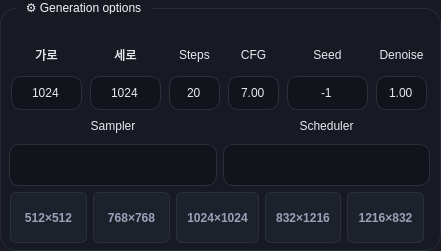
   <widget class="QGroupBox" name="generationPanel">
    <property name="geometry">
     <rect>
      <x>100</x>
      <y>830</y>
      <width>441</width>
      <height>251</height>
     </rect>
    </property>
    <property name="styleSheet">
     <string notr="true">QGroupBox {
    background-color: #171a23;
    border: 1px solid #262b3a;
    border-radius: 16px;
    margin-top: 8px;
    padding: 16px 20px 20px 20px;
}
QGroupBox::title {
    subcontrol-origin: margin;
    left: 16px;
    padding: 0 8px;
    background-color: #171a23;
    color: #f4f5f8;
    font-size: 20px;
    font-weight: 600;
}</string>
    </property>
    <property name="title">
     <string>⚙️ Generation options</string>
    </property>
    <widget class="QWidget" name="layoutWidget">
     <property name="geometry">
      <rect>
       <x>10</x>
       <y>192</y>
       <width>414</width>
       <height>51</height>
      </rect>
     </property>
     <layout class="QHBoxLayout" name="horizontalLayout_3">
      <item>
       <widget class="QPushButton" name="preset_512x512">
        <property name="sizePolicy">
         <sizepolicy hsizetype="Minimum" vsizetype="Expanding">
          <horstretch>0</horstretch>
          <verstretch>0</verstretch>
         </sizepolicy>
        </property>
        <property name="styleSheet">
         <string notr="true">QPushButton {
    background-color: #1d212c;
    border: 1px solid #2a2f3d;
    border-radius: 6px;
    padding: 4px 10px;
    font-size: 12px;
    font-weight: 500;
    color: #9aa2b8;
}
QPushButton:hover { background-color: #221e3d; border-color: #7c6cff; color: #f4f5f8; }</string>
        </property>
        <property name="text">
         <string>512×512</string>
        </property>
       </widget>
      </item>
      <item>
       <widget class="QPushButton" name="preset_768x768">
        <property name="sizePolicy">
         <sizepolicy hsizetype="Minimum" vsizetype="Expanding">
          <horstretch>0</horstretch>
          <verstretch>0</verstretch>
         </sizepolicy>
        </property>
        <property name="styleSheet">
         <string notr="true">QPushButton {
    background-color: #1d212c;
    border: 1px solid #2a2f3d;
    border-radius: 6px;
    padding: 4px 10px;
    font-size: 12px;
    font-weight: 500;
    color: #9aa2b8;
}
QPushButton:hover { background-color: #221e3d; border-color: #7c6cff; color: #f4f5f8; }</string>
        </property>
        <property name="text">
         <string>768×768</string>
        </property>
       </widget>
      </item>
      <item>
       <widget class="QPushButton" name="preset_1024x1024">
        <property name="sizePolicy">
         <sizepolicy hsizetype="Minimum" vsizetype="Expanding">
          <horstretch>0</horstretch>
          <verstretch>0</verstretch>
         </sizepolicy>
        </property>
        <property name="styleSheet">
         <string notr="true">QPushButton {
    background-color: #1d212c;
    border: 1px solid #2a2f3d;
    border-radius: 6px;
    padding: 4px 10px;
    font-size: 12px;
    font-weight: 500;
    color: #9aa2b8;
}
QPushButton:hover { background-color: #221e3d; border-color: #7c6cff; color: #f4f5f8; }</string>
        </property>
        <property name="text">
         <string>1024×1024</string>
        </property>
       </widget>
      </item>
      <item>
       <widget class="QPushButton" name="preset_832x1216">
        <property name="sizePolicy">
         <sizepolicy hsizetype="Minimum" vsizetype="Expanding">
          <horstretch>0</horstretch>
          <verstretch>0</verstretch>
         </sizepolicy>
        </property>
        <property name="styleSheet">
         <string notr="true">QPushButton {
    background-color: #1d212c;
    border: 1px solid #2a2f3d;
    border-radius: 6px;
    padding: 4px 10px;
    font-size: 12px;
    font-weight: 500;
    color: #9aa2b8;
}
QPushButton:hover { background-color: #221e3d; border-color: #7c6cff; color: #f4f5f8; }</string>
        </property>
        <property name="text">
         <string>832×1216</string>
        </property>
       </widget>
      </item>
      <item>
       <widget class="QPushButton" name="preset_1216x832">
        <property name="sizePolicy">
         <sizepolicy hsizetype="Minimum" vsizetype="Preferred">
          <horstretch>0</horstretch>
          <verstretch>0</verstretch>
         </sizepolicy>
        </property>
        <property name="styleSheet">
         <string notr="true">QPushButton {
    background-color: #1d212c;
    border: 1px solid #2a2f3d;
    border-radius: 6px;
    padding: 4px 10px;
    font-size: 12px;
    font-weight: 500;
    color: #9aa2b8;
}
QPushButton:hover { background-color: #221e3d; border-color: #7c6cff; color: #f4f5f8; }</string>
        </property>
        <property name="text">
         <string>1216×832</string>
        </property>
       </widget>
      </item>
     </layout>
    </widget>
    <widget class="QWidget" name="layoutWidget">
     <property name="geometry">
      <rect>
       <x>9</x>
       <y>40</y>
       <width>424</width>
       <height>70</height>
      </rect>
     </property>
     <layout class="QHBoxLayout" name="horizontalLayout_2">
      <property name="spacing">
       <number>6</number>
      </property>
      <item>
       <layout class="QVBoxLayout" name="verticalLayout_2">
        <item>
         <widget class="QLabel" name="widthLabel">
          <property name="styleSheet">
           <string notr="true">background-color: transparent;
color: #e8eaf0;</string>
          </property>
          <property name="text">
           <string>가로</string>
          </property>
          <property name="alignment">
           <set>Qt::AlignmentFlag::AlignCenter</set>
          </property>
         </widget>
        </item>
        <item>
         <widget class="QSpinBox" name="widthSpinBox">
          <property name="sizePolicy">
           <sizepolicy hsizetype="Fixed" vsizetype="Fixed">
            <horstretch>0</horstretch>
            <verstretch>0</verstretch>
           </sizepolicy>
          </property>
          <property name="maximumSize">
           <size>
            <width>71</width>
            <height>40</height>
           </size>
          </property>
          <property name="styleSheet">
           <string notr="true">QSpinBox, QDoubleSpinBox {
    background-color: #12141c;
    color: #e8eaf0;
    border: 1px solid #2a2f3d;
    border-radius: 10px;
    padding: 6px 10px;
    min-height: 20px;
}
QSpinBox:hover, QDoubleSpinBox:hover { border-color: #3d4356; }
QSpinBox:focus, QDoubleSpinBox:focus { border-color: #7c6cff; }
QSpinBox::up-button, QDoubleSpinBox::up-button,
QSpinBox::down-button, QDoubleSpinBox::down-button {
    width: 16px;
    border: none;
    background-color: transparent;
}
QSpinBox::up-arrow, QDoubleSpinBox::up-arrow {
    image: none; width: 0; height: 0;
    border-left: 4px solid transparent;
    border-right: 4px solid transparent;
    border-bottom: 5px solid #9aa2b8;
}
QSpinBox::down-arrow, QDoubleSpinBox::down-arrow {
    image: none; width: 0; height: 0;
    border-left: 4px solid transparent;
    border-right: 4px solid transparent;
    border-top: 5px solid #9aa2b8;
}</string>
          </property>
          <property name="alignment">
           <set>Qt::AlignmentFlag::AlignCenter</set>
          </property>
          <property name="buttonSymbols">
           <enum>QAbstractSpinBox::ButtonSymbols::NoButtons</enum>
          </property>
          <property name="minimum">
           <number>64</number>
          </property>
          <property name="maximum">
           <number>4096</number>
          </property>
          <property name="value">
           <number>1024</number>
          </property>
         </widget>
        </item>
       </layout>
      </item>
      <item>
       <layout class="QVBoxLayout" name="verticalLayout_4">
        <item>
         <widget class="QLabel" name="heightLabel">
          <property name="styleSheet">
           <string notr="true">background-color: transparent;
color: #e8eaf0;</string>
          </property>
          <property name="text">
           <string>세로</string>
          </property>
          <property name="alignment">
           <set>Qt::AlignmentFlag::AlignCenter</set>
          </property>
         </widget>
        </item>
        <item>
         <widget class="QSpinBox" name="heightSpinBox">
          <property name="sizePolicy">
           <sizepolicy hsizetype="Fixed" vsizetype="Fixed">
            <horstretch>0</horstretch>
            <verstretch>0</verstretch>
           </sizepolicy>
          </property>
          <property name="maximumSize">
           <size>
            <width>71</width>
            <height>40</height>
           </size>
          </property>
          <property name="styleSheet">
           <string notr="true">QSpinBox, QDoubleSpinBox {
    background-color: #12141c;
    color: #e8eaf0;
    border: 1px solid #2a2f3d;
    border-radius: 10px;
    padding: 6px 10px;
    min-height: 20px;
}
QSpinBox:hover, QDoubleSpinBox:hover { border-color: #3d4356; }
QSpinBox:focus, QDoubleSpinBox:focus { border-color: #7c6cff; }
QSpinBox::up-button, QDoubleSpinBox::up-button,
QSpinBox::down-button, QDoubleSpinBox::down-button {
    width: 16px;
    border: none;
    background-color: transparent;
}
QSpinBox::up-arrow, QDoubleSpinBox::up-arrow {
    image: none; width: 0; height: 0;
    border-left: 4px solid transparent;
    border-right: 4px solid transparent;
    border-bottom: 5px solid #9aa2b8;
}
QSpinBox::down-arrow, QDoubleSpinBox::down-arrow {
    image: none; width: 0; height: 0;
    border-left: 4px solid transparent;
    border-right: 4px solid transparent;
    border-top: 5px solid #9aa2b8;
}</string>
          </property>
          <property name="alignment">
           <set>Qt::AlignmentFlag::AlignCenter</set>
          </property>
          <property name="buttonSymbols">
           <enum>QAbstractSpinBox::ButtonSymbols::NoButtons</enum>
          </property>
          <property name="minimum">
           <number>64</number>
          </property>
          <property name="maximum">
           <number>4096</number>
          </property>
          <property name="value">
           <number>1024</number>
          </property>
         </widget>
        </item>
       </layout>
      </item>
      <item>
       <layout class="QVBoxLayout" name="verticalLayout_5">
        <item>
         <widget class="QLabel" name="stepsLabel">
          <property name="styleSheet">
           <string notr="true">background-color: transparent;
color: #e8eaf0;</string>
          </property>
          <property name="text">
           <string>Steps</string>
          </property>
          <property name="alignment">
           <set>Qt::AlignmentFlag::AlignCenter</set>
          </property>
         </widget>
        </item>
        <item>
         <widget class="QSpinBox" name="stepsSpinBox">
          <property name="sizePolicy">
           <sizepolicy hsizetype="Fixed" vsizetype="Fixed">
            <horstretch>0</horstretch>
            <verstretch>0</verstretch>
           </sizepolicy>
          </property>
          <property name="maximumSize">
           <size>
            <width>51</width>
            <height>40</height>
           </size>
          </property>
          <property name="styleSheet">
           <string notr="true">QSpinBox, QDoubleSpinBox {
    background-color: #12141c;
    color: #e8eaf0;
    border: 1px solid #2a2f3d;
    border-radius: 10px;
    padding: 6px 10px;
    min-height: 20px;
}
QSpinBox:hover, QDoubleSpinBox:hover { border-color: #3d4356; }
QSpinBox:focus, QDoubleSpinBox:focus { border-color: #7c6cff; }
QSpinBox::up-button, QDoubleSpinBox::up-button,
QSpinBox::down-button, QDoubleSpinBox::down-button {
    width: 16px;
    border: none;
    background-color: transparent;
}
QSpinBox::up-arrow, QDoubleSpinBox::up-arrow {
    image: none; width: 0; height: 0;
    border-left: 4px solid transparent;
    border-right: 4px solid transparent;
    border-bottom: 5px solid #9aa2b8;
}
QSpinBox::down-arrow, QDoubleSpinBox::down-arrow {
    image: none; width: 0; height: 0;
    border-left: 4px solid transparent;
    border-right: 4px solid transparent;
    border-top: 5px solid #9aa2b8;
}</string>
          </property>
          <property name="alignment">
           <set>Qt::AlignmentFlag::AlignCenter</set>
          </property>
          <property name="buttonSymbols">
           <enum>QAbstractSpinBox::ButtonSymbols::NoButtons</enum>
          </property>
          <property name="minimum">
           <number>1</number>
          </property>
          <property name="maximum">
           <number>200</number>
          </property>
          <property name="value">
           <number>20</number>
          </property>
         </widget>
        </item>
       </layout>
      </item>
      <item>
       <layout class="QVBoxLayout" name="verticalLayout_6">
        <item>
         <widget class="QLabel" name="cfgLabel">
          <property name="styleSheet">
           <string notr="true">background-color: transparent;
color: #e8eaf0;</string>
          </property>
          <property name="text">
           <string>CFG</string>
          </property>
          <property name="alignment">
           <set>Qt::AlignmentFlag::AlignCenter</set>
          </property>
         </widget>
        </item>
        <item>
         <widget class="QDoubleSpinBox" name="cfgSpinBox">
          <property name="sizePolicy">
           <sizepolicy hsizetype="Fixed" vsizetype="Fixed">
            <horstretch>0</horstretch>
            <verstretch>0</verstretch>
           </sizepolicy>
          </property>
          <property name="maximumSize">
           <size>
            <width>51</width>
            <height>40</height>
           </size>
          </property>
          <property name="styleSheet">
           <string notr="true">QSpinBox, QDoubleSpinBox {
    background-color: #12141c;
    color: #e8eaf0;
    border: 1px solid #2a2f3d;
    border-radius: 10px;
    padding: 6px 10px;
    min-height: 20px;
}
QSpinBox:hover, QDoubleSpinBox:hover { border-color: #3d4356; }
QSpinBox:focus, QDoubleSpinBox:focus { border-color: #7c6cff; }
QSpinBox::up-button, QDoubleSpinBox::up-button,
QSpinBox::down-button, QDoubleSpinBox::down-button {
    width: 16px;
    border: none;
    background-color: transparent;
}
QSpinBox::up-arrow, QDoubleSpinBox::up-arrow {
    image: none; width: 0; height: 0;
    border-left: 4px solid transparent;
    border-right: 4px solid transparent;
    border-bottom: 5px solid #9aa2b8;
}
QSpinBox::down-arrow, QDoubleSpinBox::down-arrow {
    image: none; width: 0; height: 0;
    border-left: 4px solid transparent;
    border-right: 4px solid transparent;
    border-top: 5px solid #9aa2b8;
}</string>
          </property>
          <property name="alignment">
           <set>Qt::AlignmentFlag::AlignCenter</set>
          </property>
          <property name="buttonSymbols">
           <enum>QAbstractSpinBox::ButtonSymbols::NoButtons</enum>
          </property>
          <property name="minimum">
           <double>0.000000000000000</double>
          </property>
          <property name="maximum">
           <double>30.000000000000000</double>
          </property>
          <property name="value">
           <double>7.000000000000000</double>
          </property>
         </widget>
        </item>
       </layout>
      </item>
      <item>
       <layout class="QVBoxLayout" name="verticalLayout_7">
        <item>
         <widget class="QLabel" name="seedLabel">
          <property name="styleSheet">
           <string notr="true">background-color: transparent;
color: #e8eaf0;</string>
          </property>
          <property name="text">
           <string>Seed</string>
          </property>
          <property name="alignment">
           <set>Qt::AlignmentFlag::AlignCenter</set>
          </property>
         </widget>
        </item>
        <item>
         <widget class="QSpinBox" name="seedSpinBox">
          <property name="sizePolicy">
           <sizepolicy hsizetype="Fixed" vsizetype="Fixed">
            <horstretch>0</horstretch>
            <verstretch>0</verstretch>
           </sizepolicy>
          </property>
          <property name="maximumSize">
           <size>
            <width>81</width>
            <height>40</height>
           </size>
          </property>
          <property name="styleSheet">
           <string notr="true">QSpinBox, QDoubleSpinBox {
    background-color: #12141c;
    color: #e8eaf0;
    border: 1px solid #2a2f3d;
    border-radius: 10px;
    padding: 6px 10px;
    min-height: 20px;
}
QSpinBox:hover, QDoubleSpinBox:hover { border-color: #3d4356; }
QSpinBox:focus, QDoubleSpinBox:focus { border-color: #7c6cff; }
QSpinBox::up-button, QDoubleSpinBox::up-button,
QSpinBox::down-button, QDoubleSpinBox::down-button {
    width: 16px;
    border: none;
    background-color: transparent;
}
QSpinBox::up-arrow, QDoubleSpinBox::up-arrow {
    image: none; width: 0; height: 0;
    border-left: 4px solid transparent;
    border-right: 4px solid transparent;
    border-bottom: 5px solid #9aa2b8;
}
QSpinBox::down-arrow, QDoubleSpinBox::down-arrow {
    image: none; width: 0; height: 0;
    border-left: 4px solid transparent;
    border-right: 4px solid transparent;
    border-top: 5px solid #9aa2b8;
}</string>
          </property>
          <property name="alignment">
           <set>Qt::AlignmentFlag::AlignCenter</set>
          </property>
          <property name="buttonSymbols">
           <enum>QAbstractSpinBox::ButtonSymbols::NoButtons</enum>
          </property>
          <property name="minimum">
           <number>-1</number>
          </property>
          <property name="maximum">
           <number>2147483647</number>
          </property>
          <property name="value">
           <number>-1</number>
          </property>
         </widget>
        </item>
       </layout>
      </item>
      <item>
       <layout class="QVBoxLayout" name="verticalLayout_8">
        <item>
         <widget class="QLabel" name="denoiseLabel">
          <property name="styleSheet">
           <string notr="true">background-color: transparent;
color: #e8eaf0;</string>
          </property>
          <property name="text">
           <string>Denoise</string>
          </property>
          <property name="alignment">
           <set>Qt::AlignmentFlag::AlignCenter</set>
          </property>
         </widget>
        </item>
        <item>
         <widget class="QDoubleSpinBox" name="denoiseSpinBox">
          <property name="sizePolicy">
           <sizepolicy hsizetype="Fixed" vsizetype="Fixed">
            <horstretch>0</horstretch>
            <verstretch>0</verstretch>
           </sizepolicy>
          </property>
          <property name="maximumSize">
           <size>
            <width>51</width>
            <height>40</height>
           </size>
          </property>
          <property name="styleSheet">
           <string notr="true">QSpinBox, QDoubleSpinBox {
    background-color: #12141c;
    color: #e8eaf0;
    border: 1px solid #2a2f3d;
    border-radius: 10px;
    padding: 6px 10px;
    min-height: 20px;
}
QSpinBox:hover, QDoubleSpinBox:hover { border-color: #3d4356; }
QSpinBox:focus, QDoubleSpinBox:focus { border-color: #7c6cff; }
QSpinBox::up-button, QDoubleSpinBox::up-button,
QSpinBox::down-button, QDoubleSpinBox::down-button {
    width: 16px;
    border: none;
    background-color: transparent;
}
QSpinBox::up-arrow, QDoubleSpinBox::up-arrow {
    image: none; width: 0; height: 0;
    border-left: 4px solid transparent;
    border-right: 4px solid transparent;
    border-bottom: 5px solid #9aa2b8;
}
QSpinBox::down-arrow, QDoubleSpinBox::down-arrow {
    image: none; width: 0; height: 0;
    border-left: 4px solid transparent;
    border-right: 4px solid transparent;
    border-top: 5px solid #9aa2b8;
}</string>
          </property>
          <property name="alignment">
           <set>Qt::AlignmentFlag::AlignCenter</set>
          </property>
          <property name="buttonSymbols">
           <enum>QAbstractSpinBox::ButtonSymbols::NoButtons</enum>
          </property>
          <property name="minimum">
           <double>0.000000000000000</double>
          </property>
          <property name="maximum">
           <double>1.000000000000000</double>
          </property>
          <property name="value">
           <double>1.000000000000000</double>
          </property>
         </widget>
        </item>
       </layout>
      </item>
     </layout>
    </widget>
    <widget class="QWidget" name="layoutWidget">
     <property name="geometry">
      <rect>
       <x>9</x>
       <y>114</y>
       <width>421</width>
       <height>72</height>
      </rect>
     </property>
     <layout class="QHBoxLayout" name="horizontalLayout_4">
      <property name="spacing">
       <number>6</number>
      </property>
      <item>
       <layout class="QVBoxLayout" name="verticalLayout_9">
        <item>
         <widget class="QLabel" name="samplerLabel">
          <property name="styleSheet">
           <string notr="true">background-color: transparent;
color: #e8eaf0;</string>
          </property>
          <property name="text">
           <string>Sampler</string>
          </property>
          <property name="alignment">
           <set>Qt::AlignmentFlag::AlignCenter</set>
          </property>
         </widget>
        </item>
        <item>
         <widget class="QComboBox" name="samplerComboBox">
          <property name="sizePolicy">
           <sizepolicy hsizetype="Preferred" vsizetype="Preferred">
            <horstretch>0</horstretch>
            <verstretch>0</verstretch>
           </sizepolicy>
          </property>
          <property name="maximumSize">
           <size>
            <width>16777215</width>
            <height>16777215</height>
           </size>
          </property>
          <property name="toolTip">
           <string>SAMPLER_OPTIONS(&quot;dpmpp_2m_sde&quot;, &quot;SDE 기반으로 디테일이 뛰어나며, 부드러운 결과물을 생성합니다.&quot;),(&quot;dpmpp_2m&quot;, &quot;가장 보편적으로 사용되며 속도와 품질의 균형이 훌륭합니다.&quot;),(&quot;euler&quot;, &quot;빠르고 안정적이며 깔끔한 결과물을 원할 때 적합합니다.&quot;),(&quot;euler_ancestral&quot;, &quot;매 스텝마다 노이즈를 추가하여 다양한 변형을 시도합니다.&quot;),(&quot;lcm&quot;, &quot;적은 스텝(4~8)으로도 빠르게 생성할 수 있습니다.&quot;),(&quot;ddim&quot;, &quot;일관성이 높고 안정적인 생성을 보장합니다.&quot;),</string>
          </property>
          <property name="styleSheet">
           <string notr="true">QComboBox {
    background-color: #12141c;
    color: #e8eaf0;
    border: 1px solid #2a2f3d;
    border-radius: 10px;
    padding: 8px 14px;
    min-height: 24px;
}
QComboBox:hover { border-color: #3d4356; }
QComboBox:focus { border-color: #7c6cff; }
QComboBox::drop-down { border: none; width: 30px; background: transparent; }
QComboBox::down-arrow {
    image: none;
    width: 0;
    height: 0;
    border-left: 6px solid transparent;
    border-right: 6px solid transparent;
    border-top: 6px solid #9aa2b8;
    margin: 0px;
}
QComboBox QAbstractItemView {
    background-color: #1d212c;
    color: #e8eaf0;
    border: 1px solid #3d4356;
    border-radius: 10px;
    padding: 4px;
    outline: none;
    selection-background-color: #2a2440;
    selection-color: #cdc4ff;
}
QComboBox QAbstractItemView::item { padding: 6px 8px; border-radius: 6px; }
QComboBox QAbstractItemView::item:hover { background-color: #262b3a; }</string>
          </property>
         </widget>
        </item>
       </layout>
      </item>
      <item>
       <layout class="QVBoxLayout" name="verticalLayout_10">
        <item>
         <widget class="QLabel" name="schedulerLabel">
          <property name="styleSheet">
           <string notr="true">background-color: transparent;
color: #e8eaf0;</string>
          </property>
          <property name="text">
           <string>Scheduler</string>
          </property>
          <property name="alignment">
           <set>Qt::AlignmentFlag::AlignCenter</set>
          </property>
         </widget>
        </item>
        <item>
         <widget class="QComboBox" name="schedulerComboBox">
          <property name="sizePolicy">
           <sizepolicy hsizetype="Preferred" vsizetype="Preferred">
            <horstretch>0</horstretch>
            <verstretch>0</verstretch>
           </sizepolicy>
          </property>
          <property name="maximumSize">
           <size>
            <width>16777215</width>
            <height>16777215</height>
           </size>
          </property>
          <property name="toolTip">
           <string>SCHEDULER_OPTIONS (&quot;normal&quot;, &quot;가장 무난하고 기본적인 노이즈 스케줄입니다.&quot;), (&quot;karras&quot;, &quot;고화질 이미지 생성에 강하며 디테일을 살리는 데 효과적입니다.&quot;), (&quot;exponential&quot;, &quot;지수적으로 변화하며 부드러운 감쇠를 제공합니다.&quot;), (&quot;sgm_uniform&quot;, &quot;SGM 노이즈 스케줄을 사용하며 일정한 간격을 가집니다.&quot;), (&quot;simple&quot;, &quot;복잡한 계산 없이 단순한 선형 스케줄입니다.&quot;), (&quot;ddim_uniform&quot;, &quot;DDIM의 균일한 노이즈 스케줄을 따릅니다.&quot;), (&quot;beta&quot;, &quot;베타 분포를 따르는 노이즈 스케줄입니다.&quot;), (&quot;linear_quadratic&quot;, &quot;선형과 이차 함수가 혼합된 독특한 스케줄입니다.&quot;), (&quot;kl_optimal&quot;, &quot;KL 발산을 최적화하여 수렴 속도를 높입니다.&quot;),</string>
          </property>
          <property name="styleSheet">
           <string notr="true">QComboBox {
    background-color: #12141c;
    color: #e8eaf0;
    border: 1px solid #2a2f3d;
    border-radius: 10px;
    padding: 8px 14px;
    min-height: 24px;
}
QComboBox:hover { border-color: #3d4356; }
QComboBox:focus { border-color: #7c6cff; }
QComboBox::drop-down { border: none; width: 30px; background: transparent; }
QComboBox::down-arrow {
    image: none;
    width: 0;
    height: 0;
    border-left: 6px solid transparent;
    border-right: 6px solid transparent;
    border-top: 6px solid #9aa2b8;
    margin: 0px;
}
QComboBox QAbstractItemView {
    background-color: #1d212c;
    color: #e8eaf0;
    border: 1px solid #3d4356;
    border-radius: 10px;
    padding: 4px;
    outline: none;
    selection-background-color: #2a2440;
    selection-color: #cdc4ff;
}
QComboBox QAbstractItemView::item { padding: 6px 8px; border-radius: 6px; }
QComboBox QAbstractItemView::item:hover { background-color: #262b3a; }</string>
          </property>
         </widget>
        </item>
       </layout>
      </item>
     </layout>
    </widget>
   </widget>
